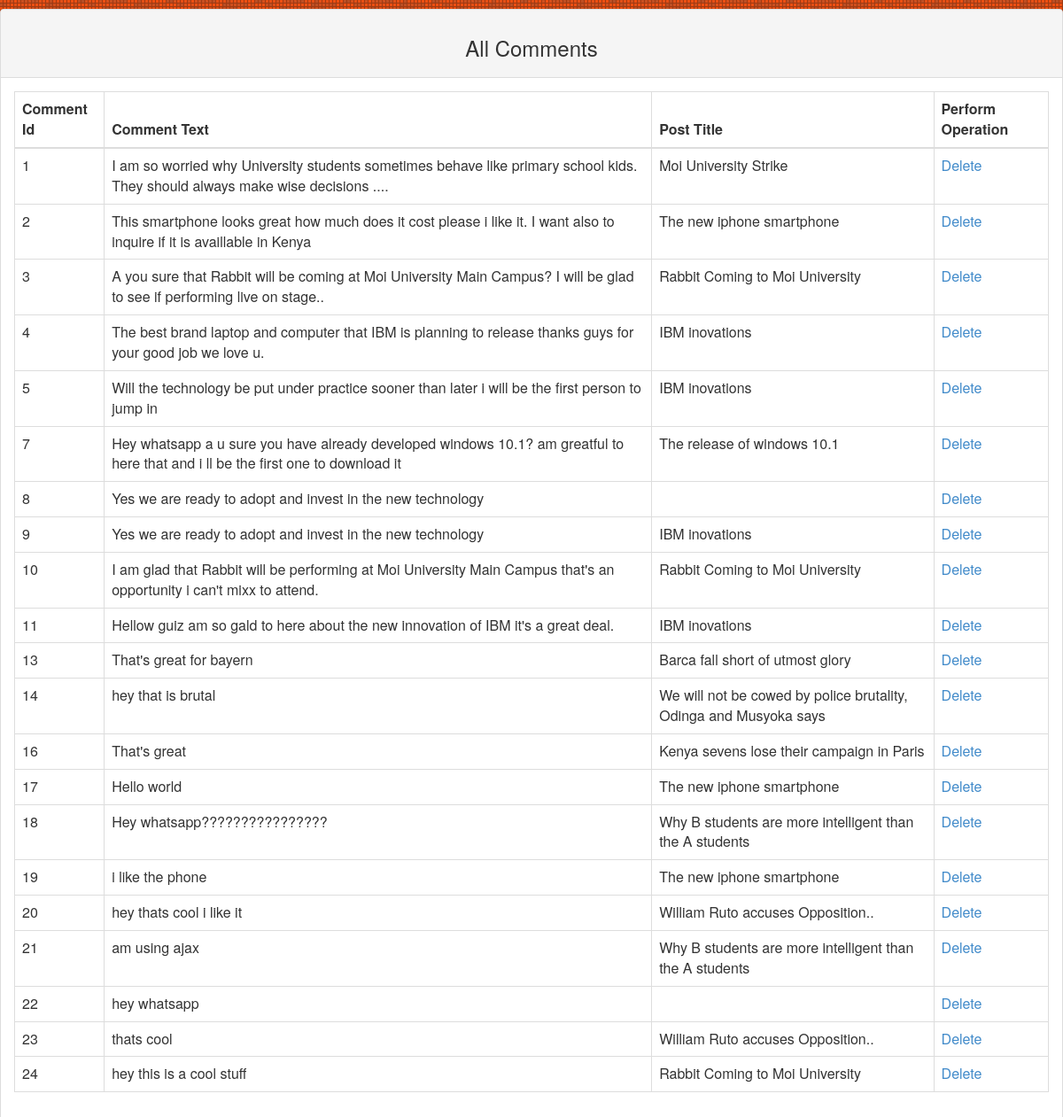
The app's page /admin/view_comments.php with its own data.
### tables this page shows
CREATE TABLE IF NOT EXISTS `comments` (
  `comment_id` int(10) NOT NULL,
  `post_id` int(10) NOT NULL,
  `comment_name` varchar(255) NOT NULL,
  `comment_email` varchar(255) NOT NULL,
  `comment_text` text NOT NULL,
  `comment_date` varchar(255) NOT NULL,
  `status` text NOT NULL
);

CREATE TABLE IF NOT EXISTS `posts` (
  `post_id` int(10) NOT NULL,
  `category_id` int(10) NOT NULL,
  `post_title` varchar(255) NOT NULL,
  `post_date` text NOT NULL,
  `post_author` varchar(255) NOT NULL,
  `post_keywords` text NOT NULL,
  `post_image` text NOT NULL,
  `post_content` text NOT NULL
);

### admin/view_comments.php (the view, shortened to what this page needs)
<!DOCTYPE HTML">
<html>
<head>
<link type="text/css"rel="stylesheet"href="../css/bootstrap.min.css"/>
<link type="text/css"rel="stylesheet"href="styles.css"/>
</head>
<body>
    <div class="panel panel-default"style="margin-top: 10px;">
    	<div class="panel-heading">
    		<h3 style="text-align: center;">All Comments</h3>
    	</div>
    	<div class="panel-body">
    		<table class="table table-bordered">
    			<thead>
    			<tr>
    				<th>Comment Id</th>
    				<th>Comment Text</th>
    				<th>Post Title</th>
    				<th>Perform Operation</th>
    			</tr>
    			</thead>
    			<tbody>
    				     <?php
    				     $select_comments="SELECT * FROM comments";
    				     $comments_result=mysql_query($select_comments);
    				     while($comment_row=mysql_fetch_array($comments_result))
    				     {
						 	$comment_id=$comment_row['comment_id'];
						 	$comment_text=$comment_row['comment_text'];
						 	$post_id2=$comment_row['post_id'];
						 	$select_posts="SELECT post_title FROM posts WHERE post_id=$post_id2";
						 	$comment_results=mysql_query($select_posts);
						 	$row=mysql_fetch_array($comment_results);
						 	$post_title2=$row['post_title'];
						 	echo "<tr>
    				     	  	<td>$comment_id</td>
    				     	  	<td>$comment_text</td>
    				     	  	<td>$post_title2</td>
    				     	  	<td><a href='delete_comment.php?delete_comment=$comment_id'>Delete</a></td>
    				     	  </tr>";
    				    }
    				     ?>
    	        </tbody>
    	        </table>
    	</div>
    </div>
</body>
</html>

### admin/styles.css (style rules this page uses)
body { background-image: url(img/pattern.png); background-color:#ed4f12; }
body { background-attachment: fixed; }

### records on screen
comments: comment_id "1", comment_text "I am so worried why University students sometimes behave like primary school kids. They should always make wise decisions ....", post.post_title "Moi University Strike"
comments: comment_id "2", comment_text "This smartphone looks great how much does it cost please i like it. I want also to inquire if it is availlable in Kenya", post.post_title "The new iphone smartphone"
comments: comment_id "3", comment_text "A you sure that Rabbit will be coming at Moi University Main Campus? I will be glad to see if performing live on stage..", post.post_title "Rabbit Coming to Moi University"
comments: comment_id "4", comment_text "The best brand laptop and computer that IBM is planning to release thanks guys for your good job we love u.", post.post_title "IBM inovations"
comments: comment_id "5", comment_text "Will the technology be put under practice sooner than later i will be the first person to jump in", post.post_title "IBM inovations"
comments: comment_id "7", comment_text "Hey whatsapp a u sure you have already developed windows 10.1? am greatful to here that and i ll be the first one to download it", post.post_title "The release of windows 10.1"
comments: comment_id "8", comment_text "Yes we are ready to adopt and invest in the new technology"
comments: comment_id "9", comment_text "Yes we are ready to adopt and invest in the new technology", post.post_title "IBM inovations"
comments: comment_id "10", comment_text "I am glad that Rabbit will be performing at Moi University Main Campus that's an opportunity i can't mixx to attend.", post.post_title "Rabbit Coming to Moi University"
comments: comment_id "11", comment_text "Hellow guiz am so gald to here about the new innovation of IBM it's a great deal.", post.post_title "IBM inovations"
comments: comment_id "13", comment_text "That's great for bayern", post.post_title "Barca fall short of utmost glory"
comments: comment_id "14", comment_text "hey that is brutal", post.post_title "We will not be cowed by police brutality, Odinga and Musyoka says"
comments: comment_id "16", comment_text "That's great", post.post_title "Kenya sevens lose their campaign in Paris"
comments: comment_id "17", comment_text "Hello world", post.post_title "The new iphone smartphone"
comments: comment_id "18", comment_text "Hey whatsapp????????????????", post.post_title "Why B students are more intelligent than the A students"
comments: comment_id "19", comment_text "i like the phone", post.post_title "The new iphone smartphone"
comments: comment_id "20", comment_text "hey thats cool i like it", post.post_title "William Ruto accuses Opposition.."
comments: comment_id "21", comment_text "am using ajax", post.post_title "Why B students are more intelligent than the A students"
comments: comment_id "22", comment_text "hey whatsapp"
comments: comment_id "23", comment_text "thats cool", post.post_title "William Ruto accuses Opposition.."
comments: comment_id "24", comment_text "hey this is a cool stuff", post.post_title "Rabbit Coming to Moi University"
